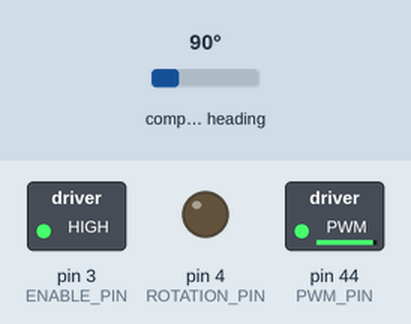
A sketch run on a simulated Arduino Mega 2560, built with avr-gcc and run on an emulated ATmega2560. On the bench: switched loads named in the sketch (green lamp = pin HIGH), output pins drawn as LEDs (lit = HIGH). Wiring (inferred from the names in the program): AS5600 angle sensor at I2C address 0x36. The test bench sets the inputs (shaded band); at power-on: compass heading 90°. What the sketch prints to the serial monitor is not drawn.

Above: at 2.2 s.
2.3 s: compass heading set to 7°
At 3.3 s:
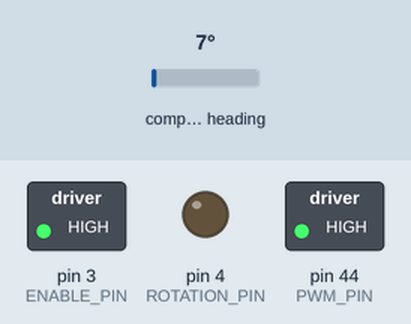
3.8 s: compass heading set to 180°
At 5.0 s:
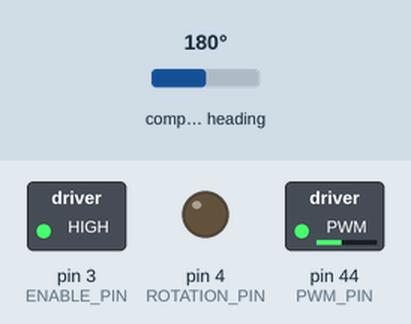
5.3 s: compass heading set to 269°
At 6.3 s:
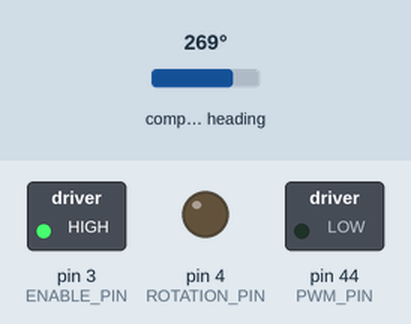
6.8 s: compass heading set to 246°
At 7.2 s:
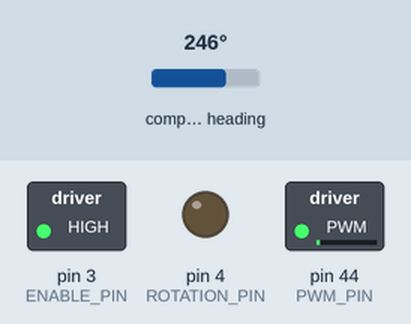
8.4 s: compass heading set to 352°
At 9.2 s:
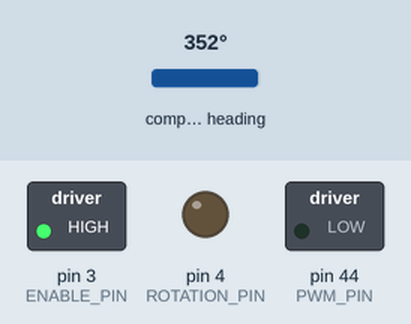
Timing chart, 0 to 11.4 s (numbered marks = the images above; inputs shaded):
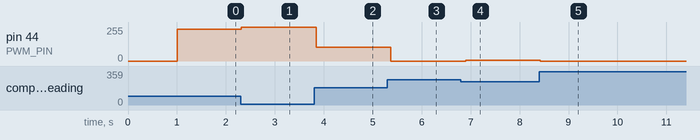

The sketch:

mega_pedal_control.ino
```cpp
// This version implements a very basic PID for the ESCON contoler and the Flat Maxxon motor.
// The library was taken from here: https://playground.arduino.cc/Code/PIDLibrary/
// And I followed this example here:  https://playground.arduino.cc/Code/PIDLibraryAdaptiveTuningsExample/

// TODO: Tune the parameters using the Ziegler–Nichols method:
// https://en.wikipedia.org/wiki/Ziegler%E2%80%93Nichols_method
// https://robotics.stackexchange.com/questions/167/what-are-good-strategies-for-tuning-pid-loops

// The magnetic angle encoder used for the task is AS5600.
// the sample code and the connections are taken from here:
// https://curiousscientist.tech/blog/as5600-magnetic-position-encoder

// CONNECTIONS (magnetometer)
// Arduino MEGA pin 21 SCL to magnetometer SCL pin
// Arduino MEGA pin 20 SDA to magnetometer SDA pin
// Arduino GND pin to magnetometer GND pin
// Arduino MEGA 5V output to magnetometer VCC
// CONNECTIONS (ESCON controller)
// Arduino MEGA PIN 44 to ESCON D1 pin
// Arduino MEGA PIN 3  to ESCON D2 pin
// Arduino MEGA PIN 4  to ESCON D3 pin
// Arduino GND  PIN    to ESCON D5 pin

// PROGRAM
// This a PID controler for the motorized pedal.
// TODO, calibrate the the PID Kp, KI and Kd values (consKp, consKi, consKd)

#include <PID_v1.h> //PID controller library
#include <Wire.h>  //This is for i2C

#define PWM_PIN 44      //MEGA pin for the velocity (physical PWM on MEGA)
#define ENABLE_PIN  3  //MEGA pin for the rotation direction
#define ROTATION_PIN 4  //MEGA pin for the ON/OFF switch

// PID controller variables
double Setpoint, Input, Output;             //goal, input and output
double consKp=1.5, consKi=0.0, consKd=0.0;  // PID tunning parameters
int rotation = 0;   //it can be only HIGH or LOW
float angle=0;     //vales the angle value
PID myPID(&Input, &Output, &Setpoint, consKp, consKi, consKd, DIRECT);  //Specify the links and initial PID tuning parameters

//Internal variables of the checkMagnetPresence() and ReadRawAngle() functions
int lowbyte; //raw angle 7:0
word highbyte; //raw angle 7:0 and 11:8
int rawAngle;   //final raw angle
float degAngle; //raw angle in degrees (360/4096 * [value between 0-4095])
int magnetStatus = 0; //value of the status register (MD, ML, MH)

void checkMagnetPresence()
  {
    //This function runs in the setup() and it locks the MCU until the magnet is not positioned properly

    while((magnetStatus & 32) != 32) //while the magnet is not adjusted to the proper distance - 32: MD = 1
    {
      magnetStatus = 0; //reset reading

      Wire.beginTransmission(0x36); //connect to the sensor
      Wire.write(0x0B); //figure 21 - register map: Status: MD ML MH
      Wire.endTransmission(); //end transmission
      Wire.requestFrom(0x36, 1); //request from the sensor

      while(Wire.available() == 0); //wait until it becomes available
      magnetStatus = Wire.read(); //Reading the data after the request

      //Serial.print("Magnet status: ");
      //Serial.println(magnetStatus, BIN); //print it in binary so you can compare it to the table (fig 21)
    }

    //Status register output: 0 0 MD ML MH 0 0 0
    //MH: Too strong magnet - 100111 - DEC: 39
    //ML: Too weak magnet - 10111 - DEC: 23
    //MD: OK magnet - 110111 - DEC: 55

    //Serial.println("Magnet found!");
    //delay(1000);
  }

float ReadRawAngle()
{
  //7:0 - bits
  Wire.beginTransmission(0x36); //connect to the sensor
  Wire.write(0x0D); //figure 21 - register map: Raw angle (7:0)
  Wire.endTransmission(); //end transmission
  Wire.requestFrom(0x36, 1); //request from the sensor

  while(Wire.available() == 0); //wait until it becomes available
  lowbyte = Wire.read(); //Reading the data after the request

  //11:8 - 4 bits
  Wire.beginTransmission(0x36);
  Wire.write(0x0C); //figure 21 - register map: Raw angle (11:8)
  Wire.endTransmission();
  Wire.requestFrom(0x36, 1);

  while(Wire.available() == 0);
  highbyte = Wire.read();

  //4 bits have to be shifted to its proper place as we want to build a 12-bit number
  highbyte = highbyte << 8; //shifting to left
  //What is happening here is the following: The variable is being shifted by 8 bits to the left:
  //Initial value: 00000000|00001111 (word = 16 bits or 2 bytes)
  //Left shifting by eight bits: 00001111|00000000 so, the high byte is filled in

  //Finally, we combine (bitwise OR) the two numbers:
  //High: 00001111|00000000
  //Low:  00000000|00001111
  //      -----------------
  //H|L:  00001111|00001111
  rawAngle = highbyte | lowbyte; //int is 16 bits (as well as the word)

  //We need to calculate the angle:
  //12 bit -> 4096 different levels: 360° is divided into 4096 equal parts:
  //360/4096 = 0.087890625
  //Multiply the output of the encoder with 0.087890625
  degAngle = rawAngle * 0.087890625;

  //Serial.print("Deg angle: ");
  //Serial.println(degAngle, 2); //absolute position of the encoder within the 0-360 circle
  return degAngle;
}

void setup() {
  delay(1000);
  Serial.begin(115200);  // Setup serial comunication
  while (!Serial) {};
  Wire.begin(); //start i2C
  Wire.setClock(800000L); //fast clock

  //checkMagnetPresence(); //check the magnet (blocks until magnet is found)

  Setpoint = 250;  //set PID goal angle
  angle = ReadRawAngle();  //get inital angle
  Input = angle;  //copy angle value to PID

  myPID.SetMode(AUTOMATIC);  //turn the PID on
  myPID.SetTunings(consKp, consKi, consKd);   //set the PID tunning parameters

  pinMode(PWM_PIN, OUTPUT);
  pinMode(ENABLE_PIN, OUTPUT);
  pinMode(ROTATION_PIN, OUTPUT);

  digitalWrite(ENABLE_PIN, HIGH);  // Turn on the motor all the time
  Serial.println("Init done");
}

double prevOutput;
void loop() {
  angle = ReadRawAngle();
  Input = angle;

  prevOutput = Output;
  myPID.Compute();
  analogWrite(PWM_PIN, Output);  //send the PWM Output value to the EPOS

  //Control the rotation direction of the pedal using the Output value
  //TODO: test this code block
  if (prevOutput < Output) {
    rotation = HIGH;
  }else{
    rotation = LOW;
  }
  digitalWrite(ROTATION_PIN, rotation);    // HIGH goes back, LOW goes foward

  //DEBUG PID output and rotation in Serial monitor
  Serial.print("PID Input:\t"); Serial.print(Input); Serial.print("PID Output:\t"); Serial.print(Output); Serial.print("Rotation:\t"); Serial.print(rotation);
  Serial.println("");

  //Serial.print("°C\t angle:");  Serial.print(Input);   // FOR DEBUG ONLY
  //Serial.print("°C\t output:");  Serial.print(Output);   // FOR DEBUG ONLY
  //Serial.println("" );
//  if (Serial.available() > 0) {
//    char inChar = Serial.read();
//    if (inChar == 'a'){
//      Output = Output - 1;
//      analogWrite(PWM_PIN, Output);  //send the PWM to the epos
//      delay(1000);
//      Input = ReadRawAngle();  //getting angle from the sensor
//      delay(1000);
//
//      Serial.print(Input, DEC); Serial.print(","); Serial.print(Output,DEC);
//      Serial.println("");
//    }
//  }

}
```

Measured:
- after the input at 2.3 s, pin 44 (PWM_PIN): 240/255 → 255/255 at once
- after the input at 3.8 s, pin 44 (PWM_PIN): 255/255 → 105/255 at once
- after the input at 5.3 s, pin 44 (PWM_PIN): 105/255 → 0/255 after 0.07 s
- after the input at 6.8 s, pin 44 (PWM_PIN): 0/255 → 6/255 after 0.10 s
- after the input at 8.4 s, pin 44 (PWM_PIN): 6/255 → 0/255 at once
